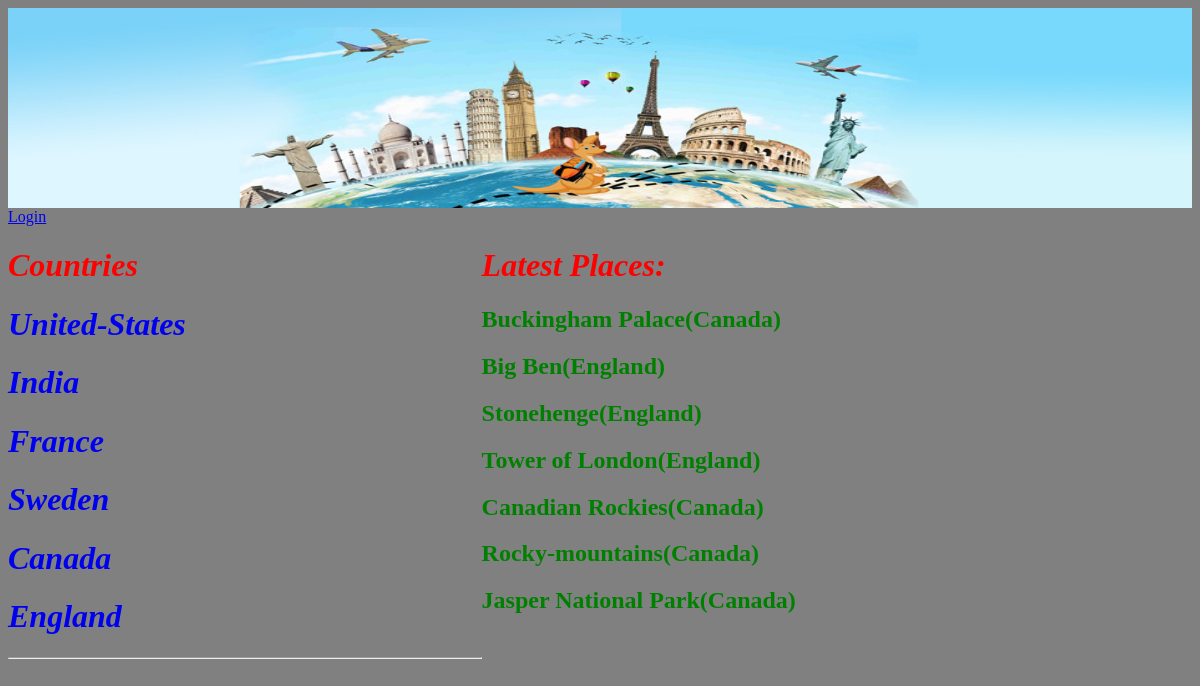
Page /catalog/ on the committed database.
### tdatabase_setup.py (models this page shows, shortened)
class Country(Base):
    __tablename__='country'
    name=Column(String(80),nullable=False)
    id=Column(Integer, primary_key=True)

class VisitList(Base):
    __tablename__='visit_list'
    name=Column(String(80),nullable=False)
    id=Column(Integer,primary_key=True)
    country_id=Column(Integer,ForeignKey('country.id'))
    country=relationship(Country)
    description=Column(String(500))
    category=Column(String(40))
    besttime=Column(String(40))

### applications.py (the view)
@app.route("/")
@app.route("/catalog/")
def homepage():
    CountryList=session.query(Country).all()
    latestList=session.query(VisitList).order_by(desc('id')).limit(7)
    return render_template('homepage.html',CountryList=CountryList,latestList=latestList)

### templates/homepage.html
<html>
	<head>
		<link rel=stylesheet type=text/css href="{{ url_for('static', filename='tstyles1.css')}}"></link>
	</head>
	<body>
	<header><img src="/static/travel.jpg" class='topfigure'>
	<a href="{{url_for('showLogin')}}">Login</a></header>
	<div class='container'>
		<div class= 'main'>
			<h1> Countries</h1>
			{%if CountryList!=[]%}
			{%for i in CountryList%}
			<h1><a href = '{{url_for('displayitems',countryname=i.name)}}' style= "text-decoration:none">{{i.name}}</a></h1>
			{%endfor%}
			{%else%}
			<h1>You currently have no Countries in your list</h1>
			<br>
			{%endif%}
		<div class='line'>
		<hr>
		</div>
		</div>
		<div class='latest'>
		{%if latestList!=[]%}
		<h1>Latest Places:</h1>
		{%for item in latestList%}
		<h2>{{item.name}}<span>({{item.country.name}})</h2>
		{%endfor%}
		{%endif%}
		</div>
	</div>
</body>
</html>

### static/tstyles1.css (style rules this page uses)
header { width:100%; }
.topfigure { width:100%; max-height:200px; }
body { background-color:grey; }
h1 { color:red; font-style:italic; }
h2 { color:green; }
.container { display:flex; }

### rows in the picture
Country: name "United-States"
Country: name "India"
Country: name "France"
Country: name "Sweden"
Country: name "Canada"
Country: name "England"
VisitList: name "Buckingham Palace", country.name "Canada"
VisitList: name "Big Ben", country.name "England"
VisitList: name "Stonehenge", country.name "England"
VisitList: name "Tower of London", country.name "England"
VisitList: name "Canadian Rockies", country.name "Canada"
VisitList: name "Rocky-mountains", country.name "Canada"
VisitList: name "Jasper National Park", country.name "Canada"
